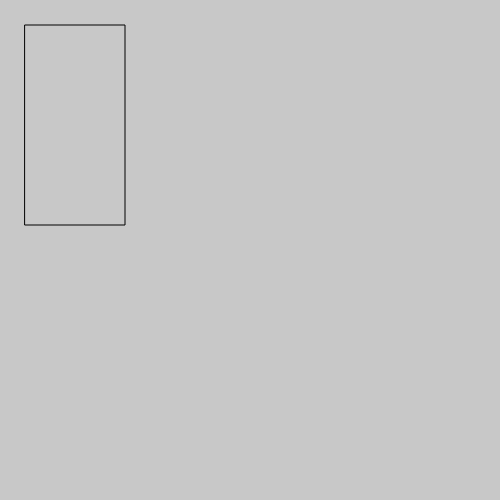
Frame 1 (no input)
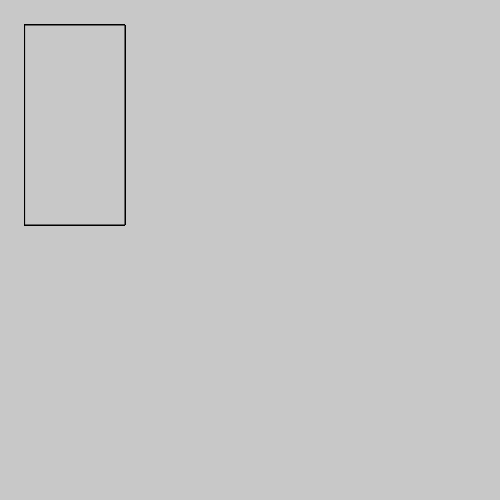
Frame 60 (no input)
Frame 120 (the mouse pressed at the canvas centre since frame 60): identical to frame 60, image omitted

The p5.js sketch that drew these frames (run headless with seeded random() and noise() and a simulated clock; from frame 60 on, the mouse is pressed at the canvas centre):

// p5.js sketch
// ── sketch.js

function setup() {
  createCanvas(500, 500);
  background(200)
}

function draw() {
  if (keyIsPressed === true) {
    fill(50);
  } else {
    fill(200);
  }
  rect(25, 25, 100, 200);
}
